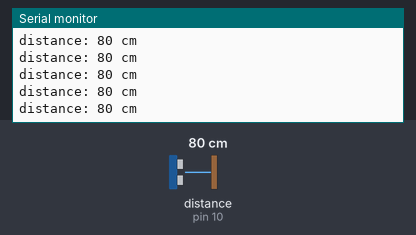
Simulated run of this sketch. Board: Arduino Uno, built with avr-gcc and run on an emulated ATmega328P. Shown: the last lines printed to the serial monitor. Wiring (inferred from the names in the program): ultrasonic range finder: trigger pin 9; echo pin 10. The test bench sets the inputs (shaded band); at power-on: distance to the obstacle (sensor on pin 10) 80 cm. The echo pulse lasts 58.3 µs per cm.

Above: at 1.2 s.
1.3 s: distance to the obstacle (sensor on pin 10) set to 2 cm
At 1.41 s:
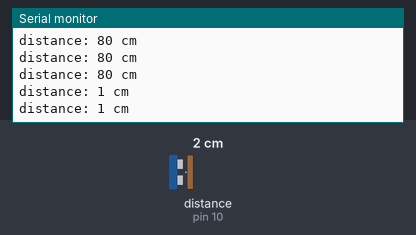
2.8 s: distance to the obstacle (sensor on pin 10) set to 4 cm
At 2.81 s:
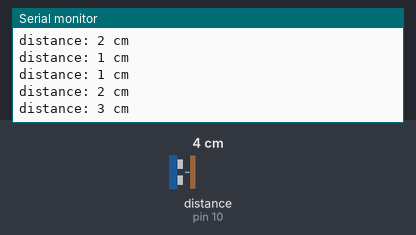
Timing chart, 0 to 5.8 s (numbered marks = the images above; inputs shaded):
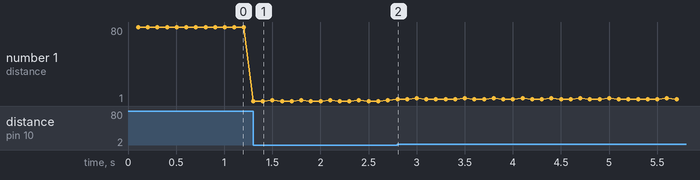

The sketch:

hcsr04_basic.ino
```cpp
// snippet: hcsr04_basic
// tags: distance, ultrasonic, hcsr04, hc-sr04, sonar, pulseIn, trigger, echo
// boards: avr, esp32, megaavr, nano33iot, rp2040
// library: none (raw pulseIn)
// description: Read distance from an HC-SR04 ultrasonic sensor using raw pulseIn.
//   A timed-out pulseIn returns 0, and 0 is NOT a distance — it means no echo came back, which is
//   what an out-of-range reading, an absorbent surface and an angled surface all look like. Report
//   it as "no echo", never as 0 cm: a robot that treats it as 0 cm brakes for open floor.
//   pulseIn BLOCKS for up to its timeout. At 30000 us that is a 30 ms stall of loop() on every
//   reading, so keep the timeout only as long as the range you actually need (30 ms ≈ 5 m) and do
//   not call it faster than 20 Hz — the sensor needs ~60 ms between pings to avoid hearing its own
//   previous echo.
//   NOT a Romi 32U4 sketch: pins 9 and 10 are the Romi's right and left motor PWM outputs. On a
//   Romi, pick free pins and see hcsr04_newping's header for the NewPing timer conflict.
// prompts: HC-SR04 distance, ultrasonic sensor, measure distance, sonar distance, pulseIn distance, obstacle detection, distance in cm
// not-tags: romi32u4, romi

const int TRIG_PIN = 9;
const int ECHO_PIN = 10;
unsigned long prevMs = 0;

void setup() {
  Serial.begin(9600);
  pinMode(TRIG_PIN, OUTPUT);
  pinMode(ECHO_PIN, INPUT);
}

// Returns centimetres, or -1 when no echo returned within the timeout.
// -1 is a sentinel the caller must handle; returning 0 would be indistinguishable from a real
// reading of "something touching the sensor".
long readCm() {
  digitalWrite(TRIG_PIN, LOW);
  delayMicroseconds(2);
  digitalWrite(TRIG_PIN, HIGH);
  delayMicroseconds(10);
  digitalWrite(TRIG_PIN, LOW);
  // Blocks up to 30 ms. Returns 0 on timeout — no echo, not zero distance.
  unsigned long duration = pulseIn(ECHO_PIN, HIGH, 30000);
  if (duration == 0) return -1;
  return duration / 58;   // us / 58 = cm (round trip at ~343 m/s)
}

void loop() {
  unsigned long now = millis();
  if (now - prevMs < 100) return;   // 10 Hz — also gives the sensor time to settle between pings
  prevMs = now;

  long cm = readCm();
  if (cm < 0) {
    Serial.println("distance: no echo");   // out of range / absorbent / angled surface
    return;
  }
  Serial.print("distance: ");
  Serial.print(cm);
  Serial.println(" cm");
}
```

Measured:
- after the input at 1.3 s, the serial monitor: prints a new line at once (image 1)
- after the input at 2.8 s, the serial monitor: prints a new line at once (image 2)
- plotted number 1: 80 → 2 after the input at 1.3 s, 2 → 4 after the input at 2.8 s
